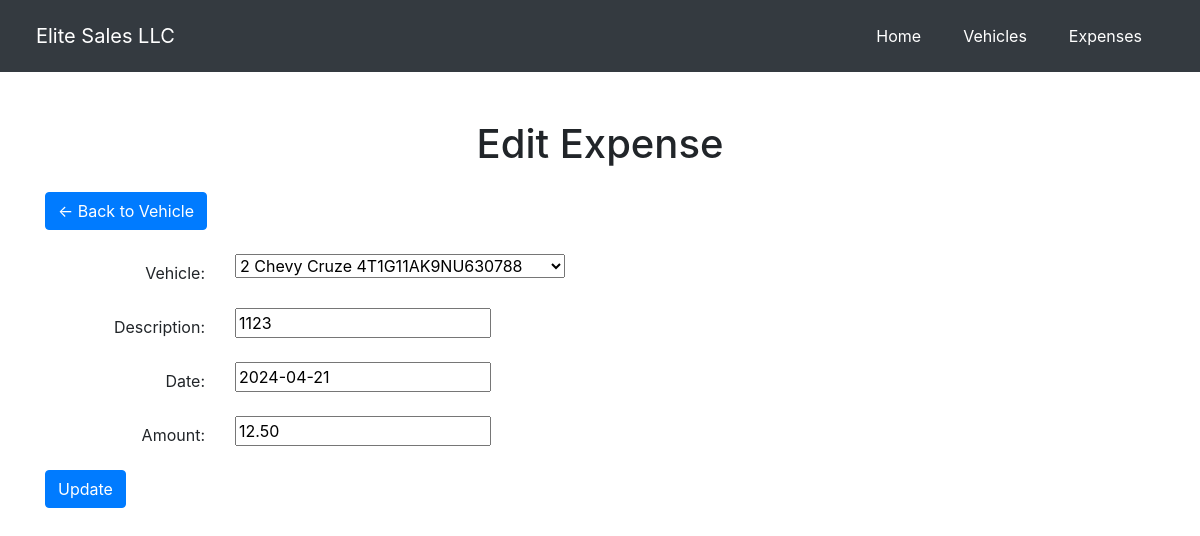
The app's page /expenses/view/4/true/ with its own data.
### Elite/models.py (models this page shows, shortened)
class Expense(models.Model):
    id = models.AutoField(primary_key=True)
    VehicleId = models.ForeignKey(VehicleInformation, on_delete=models.CASCADE)
    Description = models.CharField(max_length=1000)
    Date = models.DateField()
    Amount = models.DecimalField(max_digits=12, decimal_places=2)

### Elite/views.py (the view)
# urls.py: path('expenses/view/<int:expense_id>/<str:edit>/', views.view_expense, name='viewExpense'),
def view_expense(request, expense_id, edit):
    edit = edit.lower()
    expense = Expense.objects.get(pk=expense_id)
    if request.method == 'POST':
        form = ExpenseForm(request.POST, instance=expense)
        if form.is_valid():
            form.save()
            messages.success(request, f"Expense updated successfully for {expense.VehicleId.Make} {expense.VehicleId.Model}")
            return redirect('Elite:viewVehicle', vehicle_id=expense.VehicleId.id, edit='false')
    else:
        form = ExpenseForm(instance=expense)
    context = {'expense': expense,
               'edit': edit,
               'form': form}
    return render(request, 'Elite/Expenses/viewExpense.html', context)

### Elite/forms.py
class ExpenseForm(forms.ModelForm):
    class Meta:
        model = Expense
        fields = '__all__'

### Elite/models.py (called while the page is built)
    def __str__(self):
        return self.id.__str__() + " " + self.Make + " " + self.Model + " " + self.VIN

### templates/Elite/Expenses/viewExpense.html (shortened to what this page needs)
{% extends 'Elite/base.html' %}
{% load static %}
{% block body %}
<div class="container">
    {% if edit == "true" %}
        <h1 class="mt-5 mb-4 text-center">Edit Expense</h1>
        <a href="{% url "Elite:viewVehicle" expense.VehicleId.id "false" %}" class="btn btn-primary"><- Back to Vehicle</a>
    {% else %}
        <h1 class="mt-5 mb-4 text-center">View Expense</h1>
        <a href="{% url "Elite:viewVehicle" expense.VehicleId.id "false" %}" class="btn btn-primary"><- Back to Vehicle</a>
        <a href="{% url "Elite:viewExpense" expense.id "true" %}" class="btn btn-warning">Edit</a>
    {% endif %}
    <br>
    <br>
    {% if edit == "true" %}
    <form method="POST">
        <div class="row">
            <div class="col-md-6">
                <div class="form-group row">
                    <label for="id_dropdown_field" class="col-sm-4 col-form-label text-right">Vehicle:</label>
                    <div class="col-sm-8">
                        {{ form.VehicleId }}
                    </div>
                </div>
                <div class="form-group row">
                    <label for="id_dropdown_field" class="col-sm-4 col-form-label text-right">Description:</label>
                    <div class="col-sm-8">
                        {{ form.Description }}
                    </div>
                </div>
                <div class="form-group row">
                    <label for="id_Date" class="col-sm-4 col-form-label text-right">Date:</label>
                    <div class="col-sm-8">
                        {{ form.Date }}
                    </div>
                </div>
                <div class="form-group row">
                    <label for="Amount" class="col-sm-4 col-form-label text-right">Amount:</label>
                    <div class="col-sm-8">
                        {{ form.Amount }}
                    </div>
                </div>
            </div>
        </div>
        <button type="submit" class="btn btn-primary">Update</button>
    </form>
{% endif %}
</div>
{% endblock %}

### records on screen
Expense: VehicleId "2 Chevy Cruze 4T1G11AK9NU630788", Description "1123", Date "2024-04-21", Amount "12.50"
